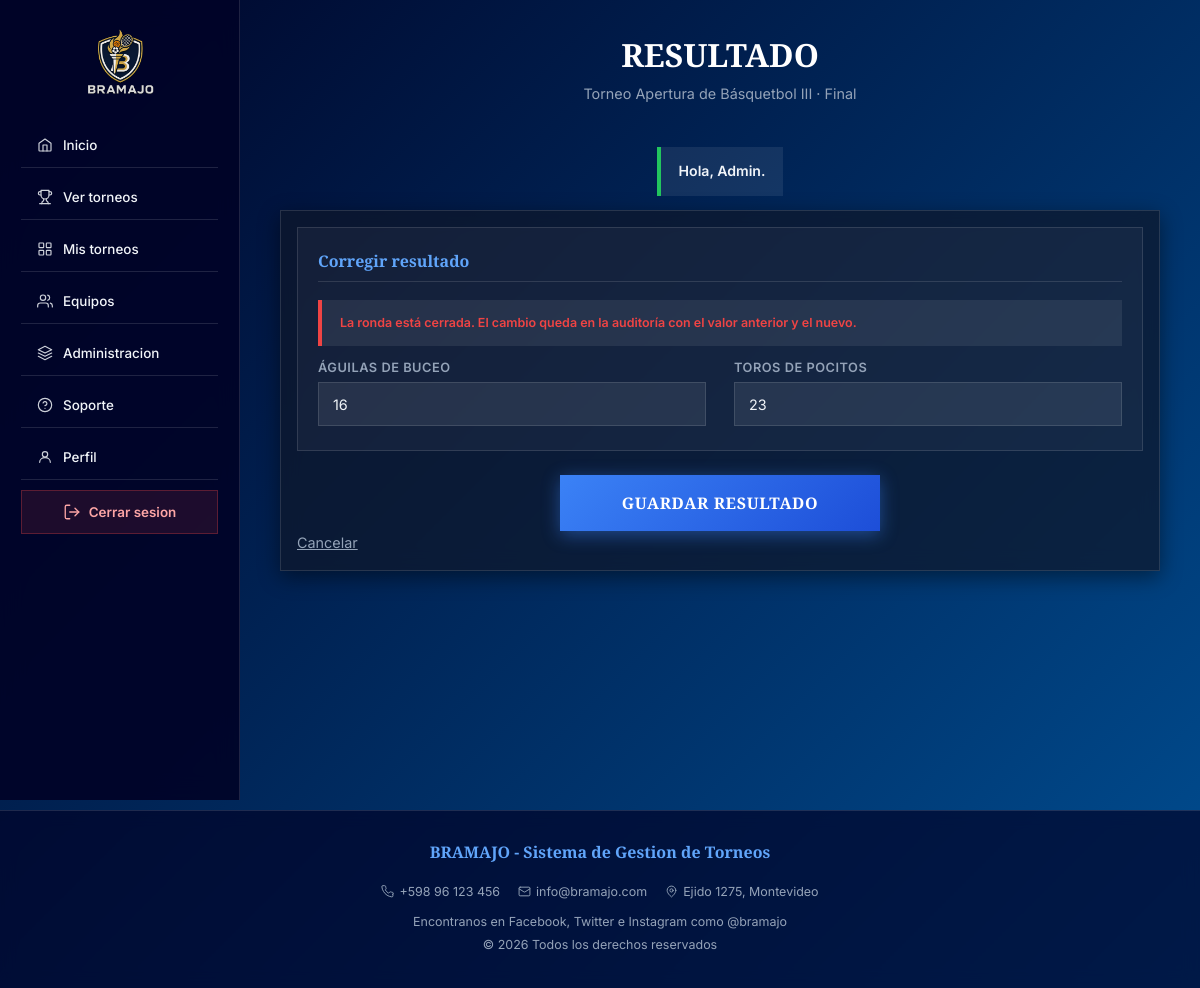
/gestion/resultado?id=712 (signed in), run on the app's committed database.
### tables this page shows
CREATE TABLE torneo (
    id_torneo         INT UNSIGNED AUTO_INCREMENT PRIMARY KEY,
    id_creador        INT UNSIGNED NOT NULL,
    id_modulo         TINYINT UNSIGNED NOT NULL,
    nombre            VARCHAR(120) NOT NULL,
    disciplina        VARCHAR(60)  NOT NULL,
    descripcion       VARCHAR(500) NULL,
    reglas            VARCHAR(500) NULL,
    ubicacion         VARCHAR(120) NULL,
    sede              VARCHAR(120) NULL,
    modalidad         ENUM('INDIVIDUAL', 'EQUIPO') NOT NULL,
    max_participantes SMALLINT UNSIGNED NOT NULL DEFAULT 16,
    cantidad_rondas   TINYINT UNSIGNED NULL,
    puntos_victoria   TINYINT UNSIGNED NOT NULL DEFAULT 3,
    puntos_empate     TINYINT UNSIGNED NOT NULL DEFAULT 1,
    puntos_derrota    TINYINT UNSIGNED NOT NULL DEFAULT 0,
    fecha_inicio      DATE NOT NULL,
    fecha_fin         DATE NULL,
    estado            ENUM('BORRADOR', 'INSCRIPCION', 'EN_CURSO', 'FINALIZADO') NOT NULL DEFAULT 'BORRADOR',
    FOREIGN KEY (id_creador) REFERENCES usuario (id_usuario),
    FOREIGN KEY (id_modulo) REFERENCES modulo_competencia (id_modulo),
    CHECK (max_participantes >= 2),
    CHECK (puntos_victoria > puntos_empate),
    CHECK (fecha_fin IS NULL OR fecha_fin >= fecha_inicio)
);

CREATE TABLE ronda (
    id_ronda  INT UNSIGNED AUTO_INCREMENT PRIMARY KEY,
    id_torneo INT UNSIGNED NOT NULL,
    numero    TINYINT UNSIGNED NOT NULL,
    nombre    VARCHAR(40) NOT NULL,
    estado    ENUM('ABIERTA', 'CERRADA') NOT NULL DEFAULT 'ABIERTA',
    UNIQUE (id_torneo, numero),
    FOREIGN KEY (id_torneo) REFERENCES torneo (id_torneo) ON DELETE CASCADE
);

CREATE TABLE enfrentamiento (
    id_enfrentamiento INT UNSIGNED AUTO_INCREMENT PRIMARY KEY,
    id_ronda          INT UNSIGNED NOT NULL,
    id_local          INT UNSIGNED NOT NULL,
    id_visitante      INT UNSIGNED NULL,
    puntos_local      SMALLINT UNSIGNED NULL,
    puntos_visitante  SMALLINT UNSIGNED NULL,
    fecha_hora        DATETIME NULL,
    FOREIGN KEY (id_ronda) REFERENCES ronda (id_ronda) ON DELETE CASCADE,
    FOREIGN KEY (id_local) REFERENCES participante (id_participante),
    FOREIGN KEY (id_visitante) REFERENCES participante (id_participante)
);

### app/nucleo/Controlador.php (called while the page is built, shortened)
<?php
abstract class Controlador
{
    protected function vista(string $nombre, array $datos = []): void
    {
        extract($datos);
        require __DIR__ . "/../vistas/$nombre.php";
    }
    protected function exigirSesion(): array
    {
        $usuario = Sesion::usuario();
        return $usuario;
    }
    protected function exigirRol(string ...$roles): array
    {
        $usuario = $this->exigirSesion();
        return $usuario;
    }
    protected function id(string $campo = 'id'): int
    {
        return (int) ($_GET[$campo] ?? $_POST[$campo] ?? 0);
    }
}

### app/controladores/CompetenciaControlador.php (called while the page is built, shortened)
<?php
class CompetenciaControlador extends Controlador
{
    private function torneoGestionable(int $id): array
    {
        $usuario = $this->exigirRol('ORGANIZADOR', 'ADMIN_GENERAL');
        $torneo = Torneo::buscar($id);
        return $torneo;
    }
    public function formularioResultado(array $errores = []): void
    {
        [$cruce, $torneo] = $this->cruce();
        $this->vista('organizador/resultado', [
            'titulo' => 'Resultado',
            'cruce' => array_merge($cruce, array_intersect_key($_POST, ['puntos_local' => 1, 'puntos_visitante' => 1])),
            'torneo' => $torneo,
            'nombres' => Participante::nombres((int) $torneo['id_torneo']),
            'errores' => $errores,
        ]);
    }
    private function cruce(): array
    {
        $cruce = Enfrentamiento::buscar($this->id());
        $torneo = $this->torneoGestionable((int) $cruce['id_torneo']);
        return [$cruce, $torneo];
    }
}

### public/index.php (called while the page is built, shortened)
<?php
require __DIR__ . '/../app/nucleo/Validador.php';
spl_autoload_register(function (string $clase) {
    foreach (['nucleo', 'modelos', 'competencia', 'controladores'] as $carpeta) {
        $archivo = __DIR__ . "/../app/$carpeta/$clase.php";
        if (is_file($archivo)) {
            return;
        }
    }
});
$ruta = $_SERVER['REQUEST_METHOD'] . ' ' . rtrim(parse_url($_SERVER['REQUEST_URI'], PHP_URL_PATH), '/');
$ruta = $ruta === $_SERVER['REQUEST_METHOD'] . ' ' ? $_SERVER['REQUEST_METHOD'] . ' /' : $ruta;
try {
    [$clase, $metodo] = $rutas[$ruta] ?? [PublicoControlador::class, 'noExiste'];
    (new $clase())->$metodo();
} catch (PDOException $error) {
    error_log($error->getMessage());
    http_response_code(500);
    echo 'Ocurrió un error. Intentá de nuevo más tarde.';
}

### app/nucleo/Validador.php (called while the page is built, shortened)
<?php
class Validador
{
    public static function escapar(?string $texto): string
    {
        return htmlspecialchars($texto ?? '', ENT_QUOTES | ENT_SUBSTITUTE, 'UTF-8');
    }
}
function e(?string $texto): string
{
    return Validador::escapar($texto);
}

### app/nucleo/Conexion.php (called while the page is built, shortened)
<?php
class Conexion
{
    private static ?PDO $pdo = null;
    public static function obtener(): PDO
    {
        if (self::$pdo === null) {
            $dsn = getenv('DB_DSN') ?: 'mysql:host=' . (getenv('DB_HOST') ?: 'localhost') . ';dbname=bramajo;charset=utf8mb4';
            if (str_starts_with($dsn, 'sqlite:') && class_exists(\Pdo\Sqlite::class)) {
                self::$pdo = new \Pdo\Sqlite($dsn, getenv('DB_USUARIO') ?: null, getenv('DB_CLAVE') ?: null, [
                    PDO::ATTR_ERRMODE => PDO::ERRMODE_EXCEPTION,
                    PDO::ATTR_DEFAULT_FETCH_MODE => PDO::FETCH_ASSOC,
                    PDO::ATTR_EMULATE_PREPARES => false,
                ]);
            } else {
                self::$pdo = new PDO($dsn, getenv('DB_USUARIO') ?: 'bramajo_app', getenv('DB_CLAVE') ?: '', [
                    PDO::ATTR_ERRMODE => PDO::ERRMODE_EXCEPTION,
                    PDO::ATTR_DEFAULT_FETCH_MODE => PDO::FETCH_ASSOC,
                    PDO::ATTR_EMULATE_PREPARES => false,
                ]);
            }
        }
        return self::$pdo;
    }
    public static function consultar(string $sql, array $valores = []): PDOStatement
    {
        $stmt = self::obtener()->prepare($sql);
        $stmt->execute($valores);
        return $stmt;
    }
}

### app/modelos/Enfrentamiento.php (called while the page is built, shortened)
<?php
class Enfrentamiento
{
    public static function buscar(int $id): ?array
    {
        return Conexion::consultar(
            'SELECT e.*, r.id_torneo, r.estado AS estado_ronda, r.nombre AS ronda
             FROM enfrentamiento e JOIN ronda r ON r.id_ronda = e.id_ronda WHERE e.id_enfrentamiento = ?',
            [$id]
        )->fetch() ?: null;
    }
}

### app/nucleo/Sesion.php (called while the page is built, shortened)
<?php
class Sesion
{
    public static function usuario(): ?array
    {
        return $_SESSION['usuario'] ?? null;
    }
}

### app/modelos/Torneo.php (called while the page is built, shortened)
<?php
class Torneo
{
    public static function buscar(int $id): ?array
    {
        return Conexion::consultar(self::SELECT . ' WHERE t.id_torneo = ?', [$id])->fetch() ?: null;
    }
    public static function puedeGestionar(array $torneo, array $usuario): bool
    {
        return $usuario['rol'] === 'ADMIN_GENERAL' || (bool) Conexion::consultar(
            'SELECT 1 FROM organizador_torneo WHERE id_torneo = ? AND id_usuario = ?',
            [$torneo['id_torneo'], $usuario['id']]
        )->fetch();
    }
    public static function puedeCorregir(array $torneo, array $usuario): bool
    {
        return $usuario['rol'] === 'ADMIN_GENERAL' || (bool) Conexion::consultar(
            'SELECT 1 FROM organizador_torneo WHERE id_torneo = ? AND id_usuario = ? AND puede_corregir = 1',
            [$torneo['id_torneo'], $usuario['id']]
        )->fetch();
    }
}

### app/modelos/Participante.php (called while the page is built, shortened)
<?php
class Participante
{
    public static function delTorneo(int $idTorneo): array
    {
        return Conexion::consultar(
            'SELECT p.*, ' . self::NOMBRE . ' AS nombre FROM participante p
             LEFT JOIN usuario u ON u.id_usuario = p.id_usuario
             LEFT JOIN equipo e ON e.id_equipo = p.id_equipo
             WHERE p.id_torneo = ? ORDER BY p.estado, nombre',
            [$idTorneo]
        )->fetchAll();
    }
    public static function nombres(int $idTorneo): array
    {
        $nombres = [];
        foreach (self::delTorneo($idTorneo) as $fila) {
            $nombres[$fila['id_participante']] = $fila['nombre'];
        }
        return $nombres;
    }
}

### app/vistas/organizador/resultado.php (the view, shortened to what this page needs)
<?php $subtitulo = $torneo['nombre'] . ' · ' . $cruce['ronda']; require __DIR__ . '/../base/gestion_arriba.php'; ?>
<form class="formulario" method="post" action="/gestion/resultado?id=<?= $cruce['id_enfrentamiento'] ?>">
	<section class="bloque">
		<h2><?= $cruce['estado_ronda'] === 'CERRADA' ? 'Corregir resultado' : 'Cargar resultado' ?></h2>
		<?php if ($cruce['estado_ronda'] === 'CERRADA'): ?>
			<p class="mensaje error">La ronda está cerrada. El cambio queda en la auditoría con el valor anterior y el nuevo.</p>
		<?php endif; ?>
		<div class="fila">
			<?php foreach (['local', 'visitante'] as $lado): ?>
				<div class="campo">
					<label for="puntos_<?= $lado ?>"><?= e($nombres[$cruce["id_$lado"]]) ?></label>
					<input type="number" id="puntos_<?= $lado ?>" name="puntos_<?= $lado ?>" min="0" max="999" value="<?= e((string) $cruce["puntos_$lado"]) ?>" required>
				</div>
			<?php endforeach; ?>
		</div>
	</section>
	<button class="btn-crear" type="submit">GUARDAR RESULTADO</button>
	<p><a href="/gestion/torneo?id=<?= $torneo['id_torneo'] ?>&pestana=rondas">Cancelar</a></p>
</form>
<?php require __DIR__ . '/../base/gestion_abajo.php'; ?>

### app/vistas/base/gestion_arriba.php (shortened to what this page needs)
<!doctype html>
<html lang="es">
	<head>
		<?php $estilos = ['crearTorneo']; require __DIR__ . '/cabeza.php'; ?>
	</head>
	<body>
		<header class="header header--sidebar">
			<div class="header__top">
				<img class="header__logo" src="/img/bramajo-logo.png" alt="BRAMAJO">
			</div>
			<nav class="header__nav" id="headerNav">
				<?php require __DIR__ . '/menu.php'; ?>
			</nav>
		</header>
		<main class="con-sidebar">
			<section class="titulo">
				<h1><?= e(mb_strtoupper($titulo)) ?></h1>
				<p><?= e($subtitulo ?? '') ?></p>
			</section>
			<?php require __DIR__ . '/mensaje.php'; ?>

### public/css/crearTorneo.css (style rules this page uses)
main { width: 100%; min-height: 100vh; display: flex; flex-direction: column; align-items: center; padding: 24px 16px 60px; }
.titulo { width: 100%; max-width: 880px; text-align: center; margin-bottom: 28px; }
h1 { font-family: "Cinzel", serif; color: #fff; font-size: clamp(1.5rem, 4vw, 2rem); font-weight: 900; margin-bottom: 8px; }
p { color: var(--color-text-muted); font-size: 0.9rem; line-height: 1.6; }
.formulario { width: 100%; max-width: 880px; padding: 16px; background: rgba(15, 23, 42, 0.7); border: 1px solid var(--color-border); backdrop-filter: blur(10px); box-shadow: var(--shadow-md); }
.bloque { width: 100%; padding: 24px 20px; margin-bottom: 16px; background: var(--color-surface); border: 1px solid var(--color-border); }
.bloque:last-of-type { margin-bottom: 0; }
.bloque h2 { font-family: "Cinzel", serif; color: var(--color-accent); font-size: 1rem; font-weight: 700; margin-bottom: 18px; padding-bottom: 10px; border-bottom: 1px solid var(--color-border); }
.fila { width: 100%; display: grid; grid-template-columns: 1fr; gap: 18px; }
.campo { width: 100%; position: relative; }
.campo label { display: block; color: var(--color-text-muted); font-size: 0.8rem; font-weight: 600; text-transform: uppercase; letter-spacing: .04em; margin-bottom: 7px; }
.campo input, .campo select, .campo textarea { width: 100%; border: 1px solid var(--color-border); background: var(--color-surface-2); color: var(--color-text); font-size: 0.9rem; outline: none; transition: border-color var(--transition), box-shadow var(--transition); }
.campo input, .campo select { height: 44px; padding: 0 14px; }
.btn-crear { display: block; width: 100%; max-width: 320px; height: 56px; margin: 24px auto 0; border: none; background: linear-gradient(135deg, var(--color-primary) 0%, #1d4ed8 100%); color: #fff; font-family: "Cinzel", serif; font-size: 1rem; font-weight: 800; letter-spacing: .04em; cursor: pointer; transition: opacity var(--transition), transform var(--transition), box-shadow var(--transition); box-shadow: 0 4px 18px rgba(59, 130, 246, 0.45); }
@media screen and (min-width: 769px) { main { width: calc(100% - var(--sidebar-w)); margin-left: var(--sidebar-w); padding: 36px 40px 60px; } }
@media screen and (min-width: 769px) { .fila { grid-template-columns: 1fr 1fr; gap: 28px; } }

### data on the page
torneo: nombre.nombre "Torneo Apertura de Básquetbol III · Final"
enfrentamiento: id_local "ÁGUILAS DE BUCEO", puntos_local "16", id_visitante "TOROS DE POCITOS", puntos_visitante "23"

### other printed values
mb_strtoupper($titulo) "RESULTADO"
$mensaje['texto'] "Hola, Admin."
